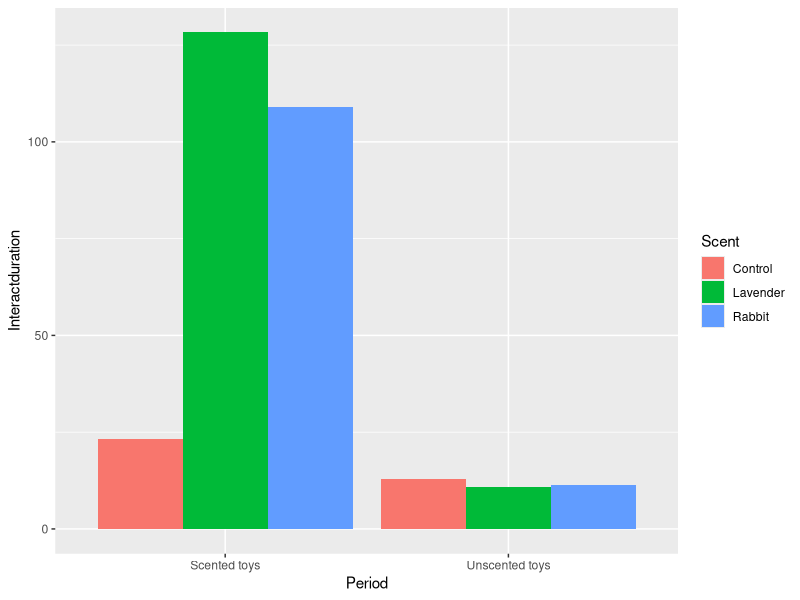
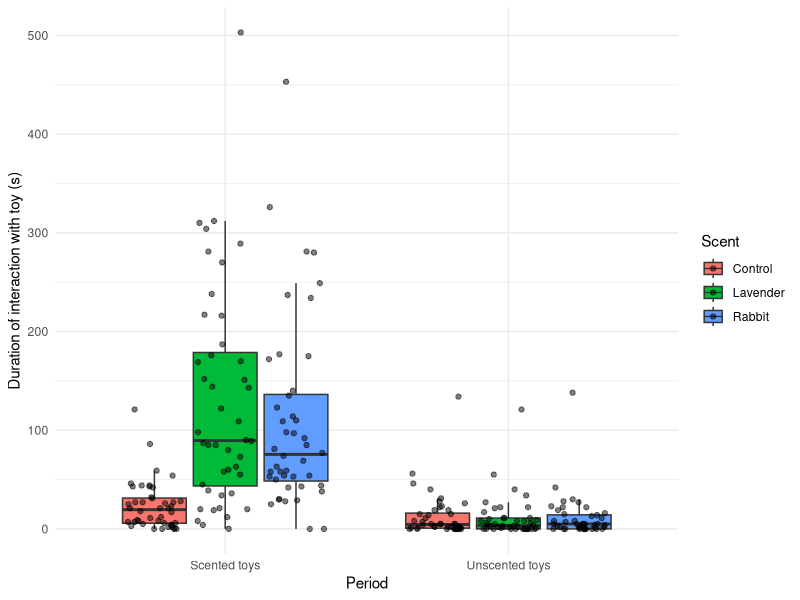

Source code (R) for these figures, in order:
library(tidyverse)

dat <- read.csv(file = "Masterfilerev.csv", header=TRUE)

# view(dat)

mydat <- dat %>%
  select(Name, Period, Scent, Interactduration) %>%
  group_by(Period, Scent) %>%
  summarise(mean = mean(Interactduration), sd = sd(Interactduration))


mydat

ggplot(dat, aes(x = Period)) +
  stat_summary(aes(y = Interactduration, fill = Scent), fun = "mean", geom = "bar", position = "dodge")

ggplot(data = dat) + aes(x = Period, y = Interactduration, fill = Scent) +
  geom_boxplot(outlier.size = -1)  +
  geom_jitter(alpha=0.5,
              position=position_jitterdodge(jitter.width=0.2),
              aes(group= Scent)) +
  labs(y = "Duration of interaction with toy (s)") + 
  theme_minimal()
